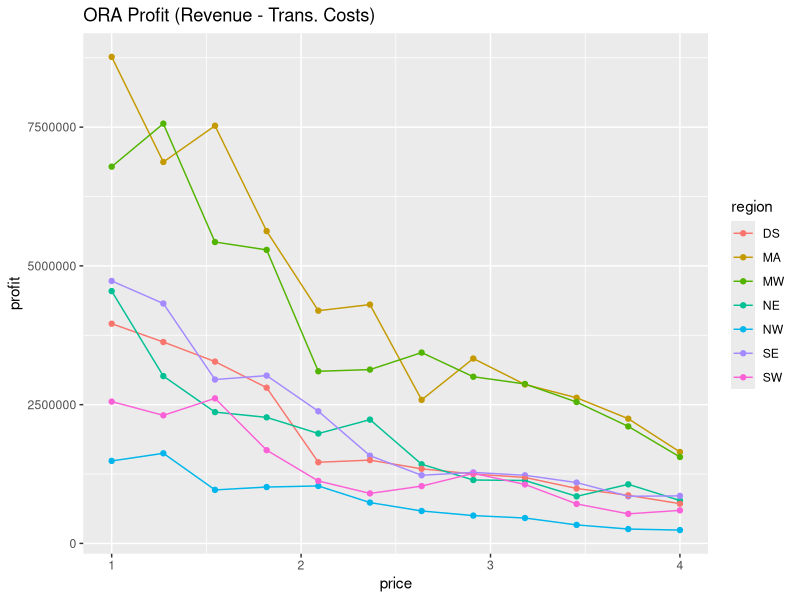
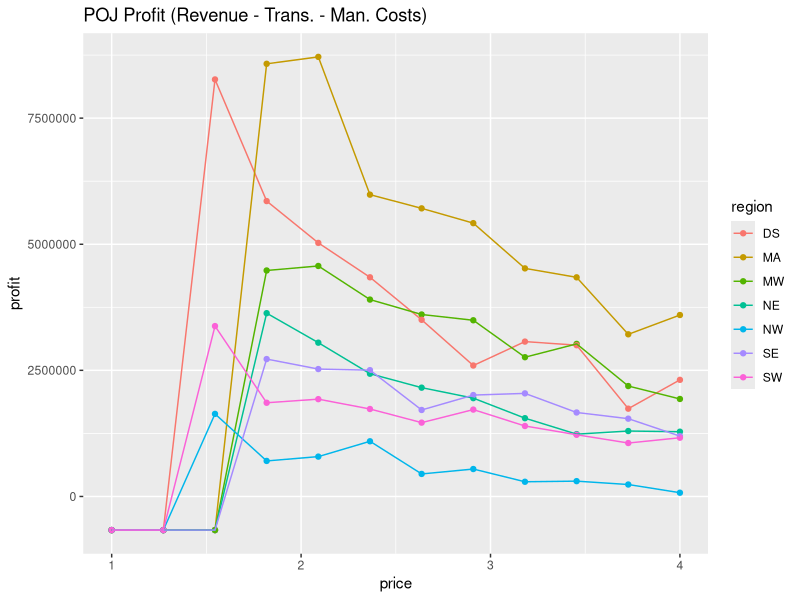
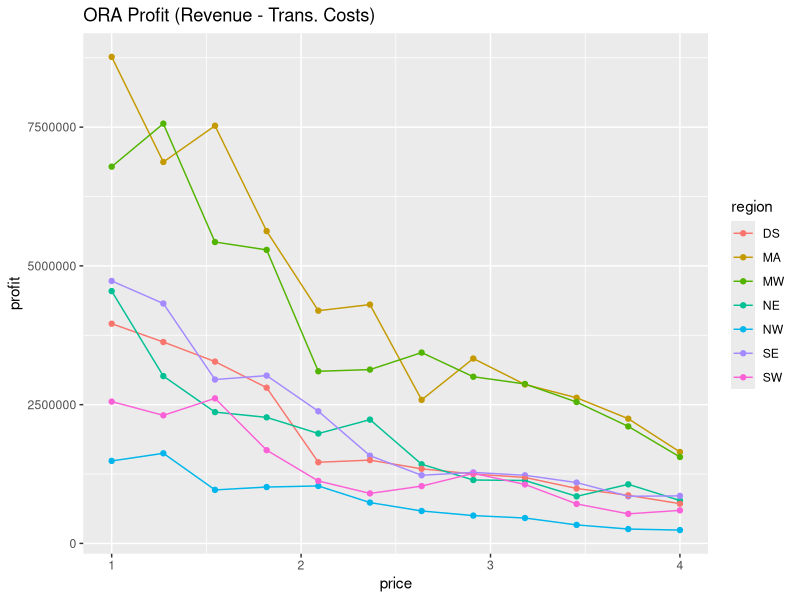
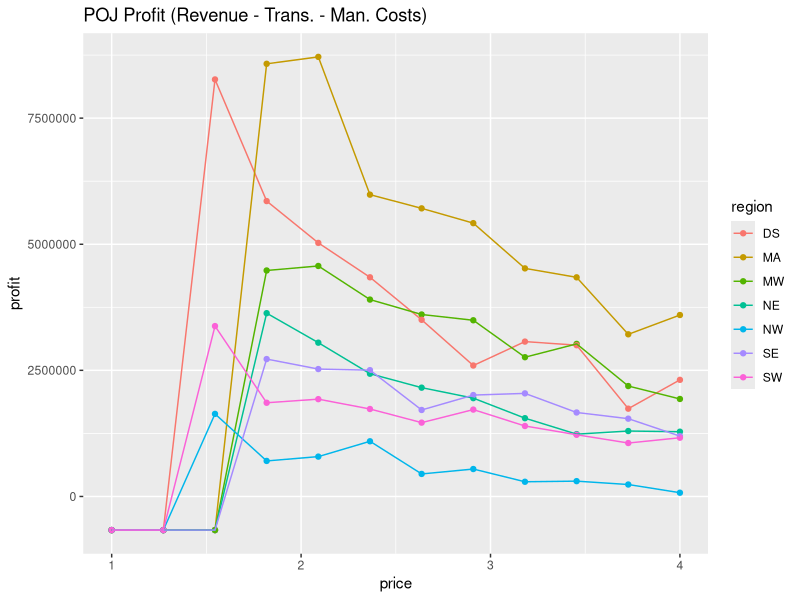

The R source for these figures, in order: (Note: this script raises an error after producing the figures.)
library(ggplot2)
library(dplyr)

##### The revenue calculation is wrong -- it's multiplying by 
##### sales instead of weekly sales (month / 4)

# ORA
ora.df <- read.csv('ora_demand.csv')
ora.df <- ora.df %>%
    mutate(revenue=2000 * price * sales,
           month=ordered(month,
                         levels=c('Jan', 'Feb', 'Mar', 'Apr',
                         'May', 'Jun', 'Jul', 'Aug',
                         'Sep', 'Oct', 'Nov', 'Dec')),
           weekly_demand = demand / 4)

# We want to maximize profit, not revenue.
# Calculate transportation costs for each price + region.
# Each region has a mean distance for its markets to the closest
# storage.  Let's also assume that for grove to storage, we'll
# ship spot purchases from CAL to S59, TEX to S35, FLA to S51,
# FLA to S73.
s35.grove.dist <- 266
s51.grove.dist <- 967
s59.grove.dist <- 176
s73.grove.dist <- 1470

region.storage <- read.csv('region_storage_dists_opt.csv')
ora.df$storage_dist <- c(rep(479.1429, 12),
                         rep(286.7647, 12),
                         rep(712.1667, 12),
                         rep(368.5909, 12),
                         rep(413.3750, 12),
                         rep(659.1250, 12),
                         rep(659, 12))
ora.df$grove_dist <- c(rep(s51.grove.dist, 36),
                       rep(s73.grove.dist, 12),
                       rep(s35.grove.dist, 12),
                       rep(s59.grove.dist, 24))
ora.df$weekly_transp_cost <- ora.df$weekly_demand *
  (0.22 * ora.df$grove_dist + 1.2 * ora.df$storage_dist)

# Also include cost to buy capacity and maintain necessary
# storage. There's a one-time upgrade cost and an every-year
# maintenance. Divide the one-time cost by 48 to "week-ize" it.
ora.df$weekly_storage_build <- 6000 * ora.df$weekly_demand / 48
ora.df$weekly_storage_maint <- (4 * 7500000 + 650 * ora.df$weekly_demand) / 48

# Finally, include the raw material cost (spot purchase of ORA).
# We use our mean belief for each grove's spot purchase price.
# (FLA x 36, FLA x 12, TEX x 12, CAL x 24) is the vectoring.
# Average over months for now, disregarding seasonality -- also,
# no need to factor in exchange rates for now, assume we buy from
# FLA, not FLA / BRA / SPA.

cwd <- getwd()
setwd('..') # move up one directory
mean.raw.price.beliefs <- read.csv(
    'beliefs/raw_price_beliefs_mean.csv')
setwd(cwd)

mean.over.months <- mean.raw.price.beliefs %>%
    group_by(grove) %>%
    summarise(mean_month=mean(price))
ora.df$raw_material_cost <- ora.df$weekly_demand * 2000 * c(
    rep(mean.over.months[mean.over.months$grove == 'FLA', ]$mean_month,
        48),
    rep(mean.over.months[mean.over.months$grove == 'TEX', ]$mean_month,
        12),
    rep(mean.over.months[mean.over.months$grove == 'CAL', ]$mean_month,
        24))

# Note: this "profit" is for the first year, actual profit
# should be even higher in later years when we don't have the
# capacity cost.
ora.df$profit <- ora.df$revenue - (ora.df$weekly_transp_cost +
    ora.df$weekly_storage_build + ora.df$weekly_storage_maint +
    ora.df$raw_material_cost)
write.csv(ora.df, file='ora_demand_opt.csv',
          quote=FALSE, row.names=FALSE)
ggplot(ora.df, aes(x=price, y=profit, colour=region)) +
    geom_point() + geom_line() +
    ggtitle('ORA Profit (Revenue - Trans. Costs)')
ggsave('ora_clean_profit_opt.png', width=10, height=6)

ora.profit.max <- ora.df %>% group_by(region) %>%
    filter(profit == max(profit)) %>% select(-month)
write.csv(ora.profit.max, file='ora_max_profit_opt.csv',
          quote=FALSE, row.names=FALSE)


# POJ
poj.df <- read.csv('poj_demand.csv')
poj.df <- poj.df %>%
    mutate(revenue=2000 * price * demand,
           month=ordered(month,
                         levels=c('Jan', 'Feb', 'Mar', 'Apr',
                         'May', 'Jun', 'Jul', 'Aug',
                         'Sep', 'Oct', 'Nov', 'Dec')),
           weekly_demand = demand / 4)

# Add storage to market distances
poj.df$storage_dist <- c(rep(479.1429, 12),
                         rep(286.7647, 12),
                         rep(712.1667, 12),
                         rep(368.5909, 12),
                         rep(413.3750, 12),
                         rep(659.1250, 12),
                         rep(659, 12))

# Instead of grove to storage, now we have grove to plant and
# plant to storage distances.  We can make similar "efficiency"
# assumptions, where P2->S35, P3->S51, P5->S59, P9->S73.
# We'll ship raw ORA from TEX->P2, CAL->P5, FLA->P3, FLA->P9.

# TEX->P2 = 381
# CAL->P5 = 351
# FLA->P3 = 773
# FLA->P9 = 1528
poj.df$g_p_dist <- c(rep(773, 36),
                     rep(1528, 12),
                     rep(381, 12),
                     rep(351, 24))

# P2 -> S35 = 140
# P3 -> S51 = 317
# P5 -> S59 = 393
# P9 -> S73 = 98
poj.df$p_s_dist <- c(rep(317, 36),
                     rep(98, 12),
                     rep(140, 12),
                     rep(393, 24))
# For tanker car cost, we need to calculate how many tanker
# cars the given demand would require, multiply by its purchase
# cost, and then add the weekly traveling cost.  We'll spread the
# one time purchase cost over weeks by dividing it by 48.

poj.df$num_tanker_cars_needed <- poj.df$weekly_demand / 30
poj.df$tanker_car_weekly_purchase_cost <- 
    poj.df$num_tanker_cars_needed * 100000 / 48
poj.df$tanker_car_weekly_travel_cost <- 36 *
    poj.df$num_tanker_cars_needed * poj.df$p_s_dist

poj.df$g_p_weekly_cost <- 0.22 * poj.df$weekly_demand * poj.df$g_p_dist
poj.df$storage_market_weekly_cost <- 1.2 * poj.df$weekly_demand *
    poj.df$storage_dist

# Also include cost to buy capacity and maintain necessary
# processing. There's a one-time upgrade cost and an every-year
# maintenance. Divide the one-time cost by 48 to "week-ize" it.
poj.df$weekly_proc_build <- 8000 * poj.df$weekly_demand / 48
poj.df$weekly_proc_maint <- (4 * 8000000 + 2500 * poj.df$weekly_demand) / 48

poj.df$manufacturing_cost <- 2000 * poj.df$weekly_demand

# Add in raw material cost
poj.df$raw_material_cost <- poj.df$weekly_demand * 2000 * c(
    rep(mean.over.months[mean.over.months$grove == 'FLA', ]$mean_month,
        48),
    rep(mean.over.months[mean.over.months$grove == 'TEX', ]$mean_month,
        12),
    rep(mean.over.months[mean.over.months$grove == 'CAL', ]$mean_month,
        24))


poj.df$profit <- poj.df$revenue - (poj.df$tanker_car_weekly_purchase_cost +
    poj.df$tanker_car_weekly_travel_cost +
    poj.df$g_p_weekly_cost + poj.df$storage_market_weekly_cost +
    poj.df$manufacturing_cost +
    poj.df$weekly_proc_build +
    poj.df$weekly_proc_maint +
    poj.df$raw_material_cost)
write.csv(poj.df, file='poj_demand_opt.csv',
          quote=FALSE, row.names=FALSE)
ggplot(poj.df, aes(x=price, y=profit, colour=region)) +
    geom_point() + geom_line() +
    ggtitle('POJ Profit (Revenue - Trans. - Man. Costs)')
ggsave('poj_clean_profit_opt.png', width=10, height=6)

poj.profit.max <- poj.df %>% group_by(region) %>%
    filter(profit == max(profit)) %>% select(-month)
write.csv(poj.profit.max, file='poj_max_profit_opt.csv',
          quote=FALSE, row.names=FALSE)


# ROJ
roj.df <- read.csv('roj_demand.csv')
roj.df <- roj.df %>%
    mutate(revenue=2000 * price * demand,
           month=ordered(month,
                         levels=c('Jan', 'Feb', 'Mar', 'Apr',
                         'May', 'Jun', 'Jul', 'Aug',
                         'Sep', 'Oct', 'Nov', 'Dec')),
           weekly_demand = demand / 4)

# Add storage to market distances
roj.df$storage_dist <- c(rep(479.1429, 12),
                         rep(286.7647, 12),
                         rep(712.1667, 12),
                         rep(368.5909, 12),
                         rep(413.3750, 12),
                         rep(659.1250, 12),
                         rep(659, 12))

# Instead of grove to storage, now we have grove to plant and
# plant to storage distances.  We can make similar "efficiency"
# assumptions, where P2->S35, P3->S51, P5->S59, P9->S73.
# We'll ship raw ORA from TEX->P2, CAL->P5, FLA->P3, FLA->P9.

# TEX->P2 = 381
# CAL->P5 = 351
# FLA->P3 = 773
# FLA->P9 = 1528
roj.df$g_p_dist <- c(rep(773, 36),
                     rep(1528, 12),
                     rep(381, 12),
                     rep(351, 24))

# P2 -> S35 = 140
# P3 -> S51 = 317
# P5 -> S59 = 393
# P9 -> S73 = 98

roj.df$p_s_dist <- c(rep(317, 36),
                     rep(98, 12),
                     rep(140, 12),
                     rep(393, 24))
# For tanker car cost, we need to calculate how many tanker
# cars the given demand would require, multiply by its purchase
# cost, and then add the weekly traveling cost.  We'll spread the
# one time purchase cost over weeks by dividing it by 48.

roj.df$num_tanker_cars_needed <- roj.df$weekly_demand / 30
roj.df$tanker_car_weekly_purchase_cost <- 
    roj.df$num_tanker_cars_needed * 100000 / 48
roj.df$tanker_car_weekly_travel_cost <- 36 *
    roj.df$num_tanker_cars_needed * roj.df$p_s_dist

roj.df$g_p_weekly_cost <- 0.22 * roj.df$weekly_demand * roj.df$g_p_dist
roj.df$storage_market_weekly_cost <- 1.2 * roj.df$weekly_demand *
    roj.df$storage_dist

# Also include cost to buy capacity and maintain necessary
# processing. There's a one-time upgrade cost and an every-year
# maintenance. Divide the one-time cost by 48 to "week-ize" it.
roj.df$weekly_proc_build <- 8000 * roj.df$weekly_demand / 48
roj.df$weekly_proc_maint <- (4 * 8000000 + 2500 * roj.df$weekly_demand) / 48

# Reconstitution cost
roj.df$reconstitution_cost <- 650 * roj.df$weekly_demand

# Add in raw material cost
roj.df$raw_material_cost <- roj.df$weekly_demand * 2000 * c(
    rep(mean.over.months[mean.over.months$grove == 'FLA', ]$mean_month,
        48),
    rep(mean.over.months[mean.over.months$grove == 'TEX', ]$mean_month,
        12),
    rep(mean.over.months[mean.over.months$grove == 'CAL', ]$mean_month,
        24))

# Also, add in manufacturing cost of FCOJ because we need to make
# FCOJ to get ROJ (assume no futures).
roj.df$manufacturing_cost <- 2000 * roj.df$weekly_demand

roj.df$profit <- roj.df$revenue - (roj.df$tanker_car_weekly_purchase_cost +
    roj.df$tanker_car_weekly_travel_cost +
    roj.df$g_p_weekly_cost + roj.df$storage_market_weekly_cost +
    roj.df$reconstitution_cost +
    roj.df$weekly_proc_build +
    roj.df$weekly_proc_maint +
    roj.df$raw_material_cost +
    roj.df$manufacturing_cost)
write.csv(roj.df, file='roj_demand_opt.csv',
          quote=FALSE, row.names=FALSE)
ggplot(roj.df, aes(x=price, y=profit, colour=region)) +
    geom_point() + geom_line() +
    ggtitle('ROJ Profit (Revenue - Trans. - Man. Costs)')
ggsave('roj_clean_profit_opt.png', width=10, height=6)

roj.profit.max <- roj.df %>% group_by(region) %>%
    filter(profit == max(profit)) %>% select(-month)
write.csv(roj.profit.max, file='roj_max_profit_opt.csv',
          quote=FALSE, row.names=FALSE)



# FCOJ
fcoj.df <- read.csv('fcoj_demand.csv')
fcoj.df <- fcoj.df %>%
    mutate(revenue=2000 * price * demand,
           month=ordered(month,
                         levels=c('Jan', 'Feb', 'Mar', 'Apr',
                         'May', 'Jun', 'Jul', 'Aug',
                         'Sep', 'Oct', 'Nov', 'Dec')),
           weekly_demand = demand / 4)

# Add storage to market distances
fcoj.df$storage_dist <- c(rep(479.1429, 12),
                         rep(286.7647, 12),
                         rep(712.1667, 12),
                         rep(368.5909, 12),
                         rep(413.3750, 12),
                         rep(659.1250, 12),
                         rep(659, 12))

# Instead of grove to storage, now we have grove to plant and
# plant to storage distances.  We can make similar "efficiency"
# assumptions, where P2->S35, P3->S51, P5->S59, P9->S73.
# We'll ship raw ORA from TEX->P2, CAL->P5, FLA->P3, FLA->P9.

# TEX->P2 = 381
# CAL->P5 = 351
# FLA->P3 = 773
# FLA->P9 = 1528
fcoj.df$g_p_dist <- c(rep(773, 36),
                     rep(1528, 12),
                     rep(381, 12),
                     rep(351, 24))

# P2 -> S35 = 140
# P3 -> S51 = 317
# P5 -> S59 = 393
# P9 -> S73 = 98

fcoj.df$p_s_dist <- c(rep(317, 36),
                     rep(98, 12),
                     rep(140, 12),
                     rep(393, 24))
# For tanker car cost, we need to calculate how many tanker
# cars the given demand would require, multiply by its purchase
# cost, and then add the weekly traveling cost.  We'll spread the
# one time purchase cost over weeks by dividing it by 48.
fcoj.df$num_tanker_cars_needed <- fcoj.df$weekly_demand / 30
fcoj.df$tanker_car_weekly_purchase_cost <- 
    fcoj.df$num_tanker_cars_needed * 100000 / 48
fcoj.df$tanker_car_weekly_travel_cost <- 36 *
    fcoj.df$num_tanker_cars_needed * fcoj.df$p_s_dist

fcoj.df$g_p_weekly_cost <- 0.22 * fcoj.df$weekly_demand * fcoj.df$g_p_dist
fcoj.df$storage_market_weekly_cost <- 1.2 * fcoj.df$weekly_demand *
    fcoj.df$storage_dist

fcoj.df$weekly_proc_build <- 8000 * fcoj.df$weekly_demand / 48
fcoj.df$weekly_proc_maint <- (4 * 8000000 + 2500 * fcoj.df$weekly_demand) / 48

fcoj.df$manufacturing_cost <- 2000 * fcoj.df$weekly_demand

fcoj.df$raw_material_cost <- fcoj.df$weekly_demand * 2000 * c(
    rep(mean.over.months[mean.over.months$grove == 'FLA', ]$mean_month,
        48),
    rep(mean.over.months[mean.over.months$grove == 'TEX', ]$mean_month,
        12),
    rep(mean.over.months[mean.over.months$grove == 'CAL', ]$mean_month,
        24))

fcoj.df$profit <- fcoj.df$revenue - (fcoj.df$tanker_car_weekly_purchase_cost +
    fcoj.df$tanker_car_weekly_travel_cost +
    fcoj.df$g_p_weekly_cost + fcoj.df$storage_market_weekly_cost +
    fcoj.df$manufacturing_cost +
    fcoj.df$weekly_proc_build +
    fcoj.df$weekly_proc_maint +
    fcoj.df$raw_material_cost)
write.csv(fcoj.df, file='fcoj_demand_opt.csv',
          quote=FALSE, row.names=FALSE)
ggplot(fcoj.df, aes(x=price, y=profit, colour=region)) +
    geom_point() + geom_line() +
    ggtitle('FCOJ Profit (Revenue - Trans. - Man. Costs)')
ggsave('fcoj_clean_profit_opt.png', width=10, height=6)

fcoj.profit.max <- fcoj.df %>% group_by(region) %>%
    filter(profit == max(profit)) %>% select(-month)
write.csv(fcoj.profit.max, file='fcoj_max_profit_opt.csv',
          quote=FALSE, row.names=FALSE)